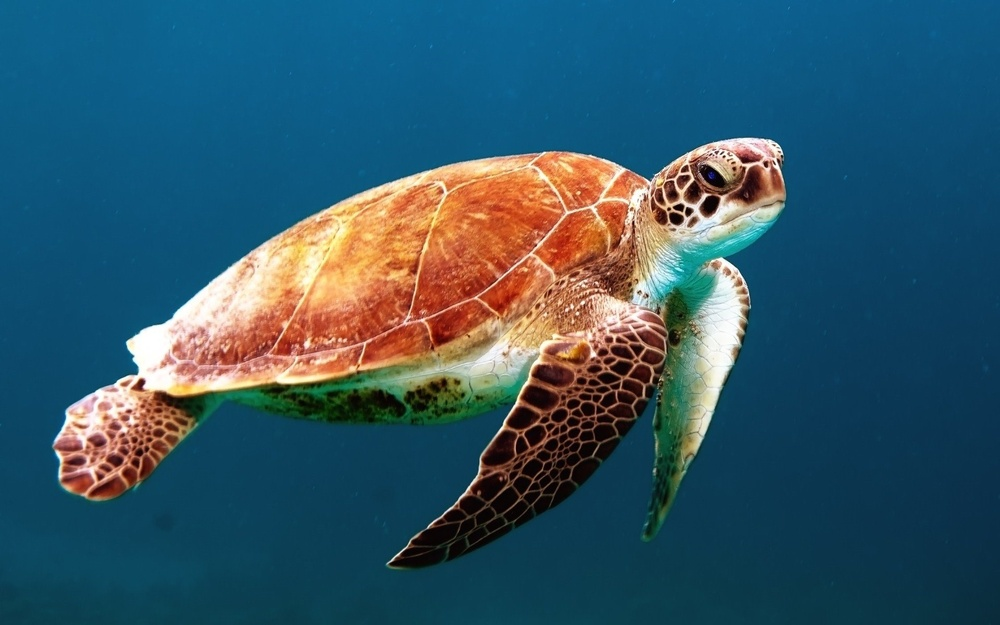
%> input picture TestImages/good_8.jpg, 1000 x 625 px, shrunk from 1920 x 1200 before the run
$ octave demo_mask.m   (GNU Octave 9; MATLAB toolbox functions it lacks are replaced by stand-ins)
%> lines starting %> are read from the running program, lines starting %| are printed output that depends on the picture
clear all


img = imread('TestImages/good_8.jpg');
%> img is the input picture: size 625x1000x3 uint8; mean R, G, B 50.5, 86.7, 102.6

% Convert RGB image to chosen color space
I = rgb2lab(img);
%> I: size 625x1000x3 double; mean of channels 1, 2, 3 35.9, -1.3, -11.4

Img_L = I(:,:,1);
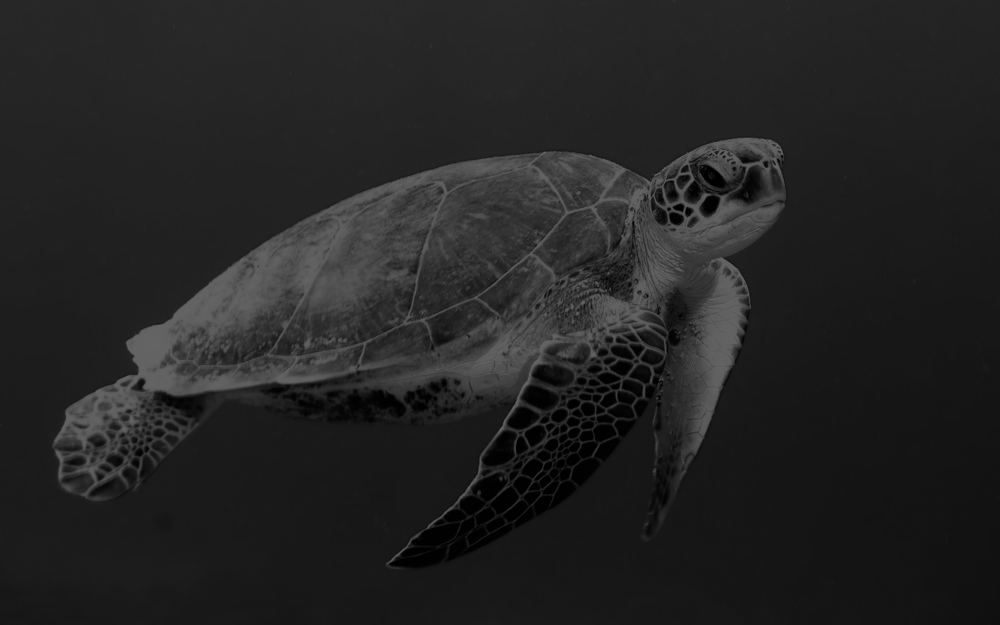
%> Img_L: size 625x1000 double; min 0.0583, max 100, mean 35.9
Img_a = I(:,:,2);
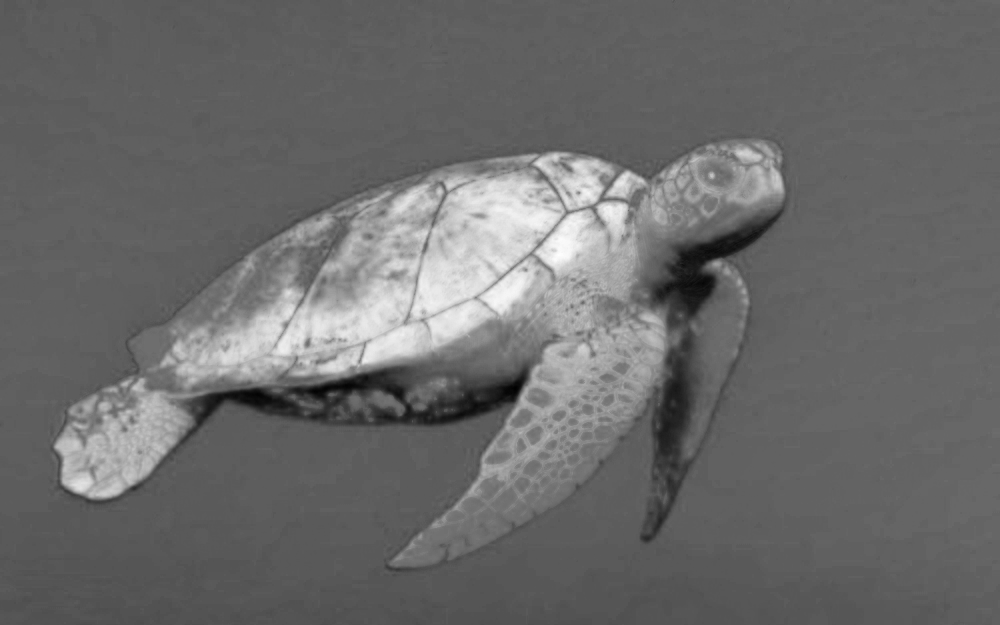
%> Img_a: size 625x1000 double; min -42.73, max 56.26, mean -1.3; drawn with min black and max white
Img_b = I(:,:,3);
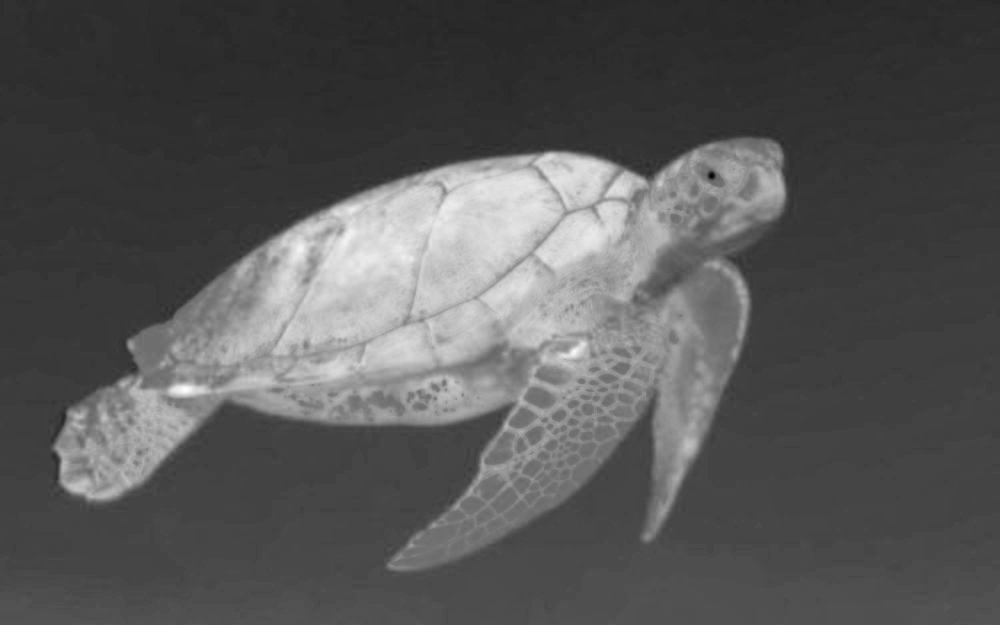
%> Img_b: size 625x1000 double; min -51.99, max 67.56, mean -11.4; drawn with min black and max white

% a_max = max(Img_a, [], 'all');
% b_max = max(Img_b, [], 'all');

a_mean = mean2(Img_a);
%> a_mean = -1.26
b_mean = mean2(Img_b);
%> b_mean = -11.39

%> (the run ends here)

$ run again, with TestImages/coral-314834.jpg copied over TestImages/good_8.jpg
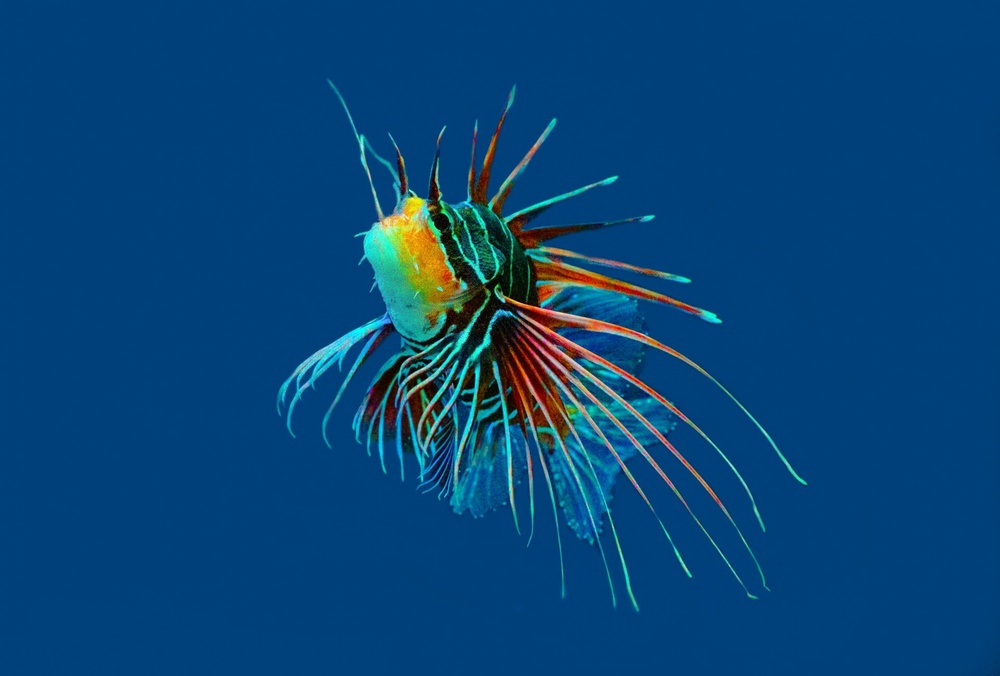
%> input picture TestImages/coral-314834.jpg, 1000 x 676 px, shrunk from 1920 x 1297 before the run
%> img is the input picture: size 676x1000x3 uint8; mean R, G, B 7.2, 68.9, 119.6
%> I: size 676x1000x3 double; mean of channels 1, 2, 3 28.8, 4.7, -33.5
%> `Img_a = I(:,:,2);`:
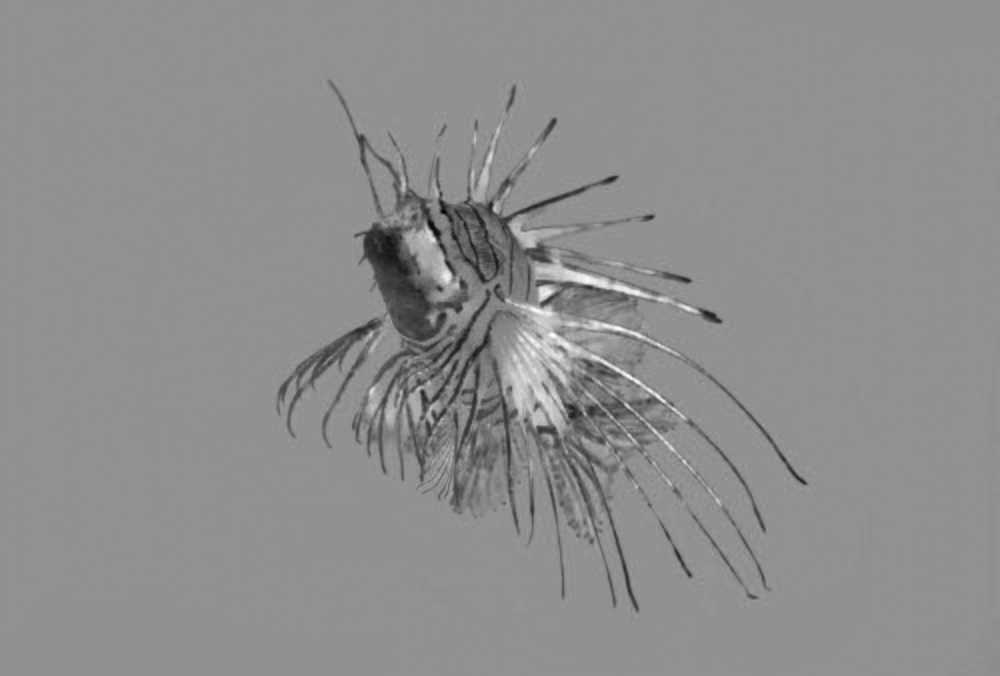
%> Img_a: size 676x1000 double; min -72.47, max 66.14, mean 4.7; drawn with min black and max white
%> `Img_b = I(:,:,3);`:
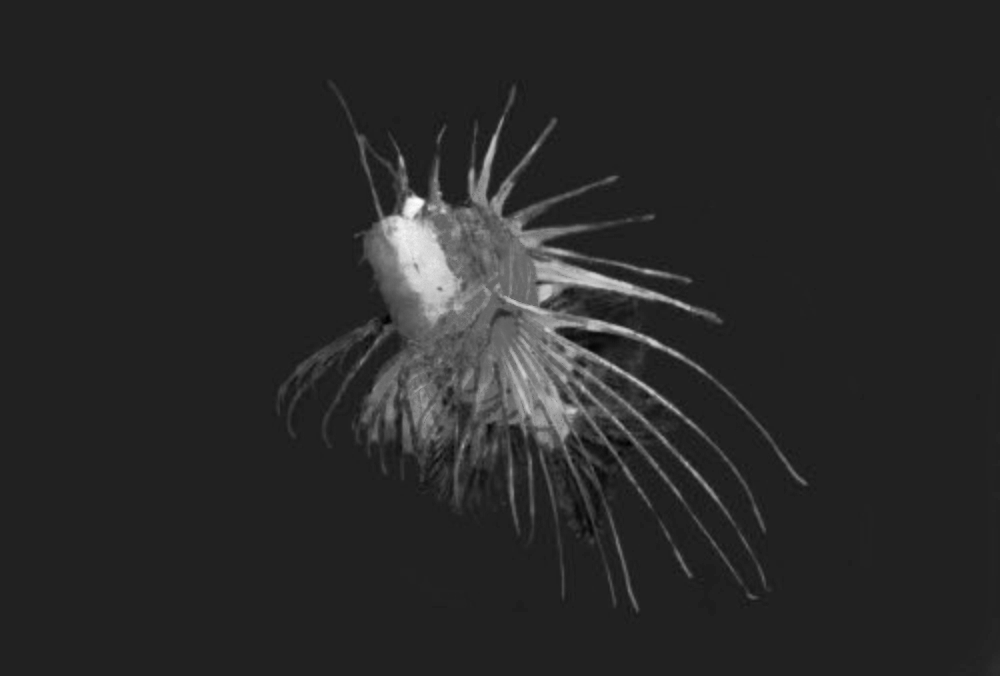
%> Img_b: size 676x1000 double; min -56.94, max 89.82, mean -33.5; drawn with min black and max white
%> a_mean = 4.75
%> b_mean = -33.5

$ run again, with TestImages/marat-gilyadzinov-wpTWYBll4_w-unsplash.jpg copied over TestImages/good_8.jpg
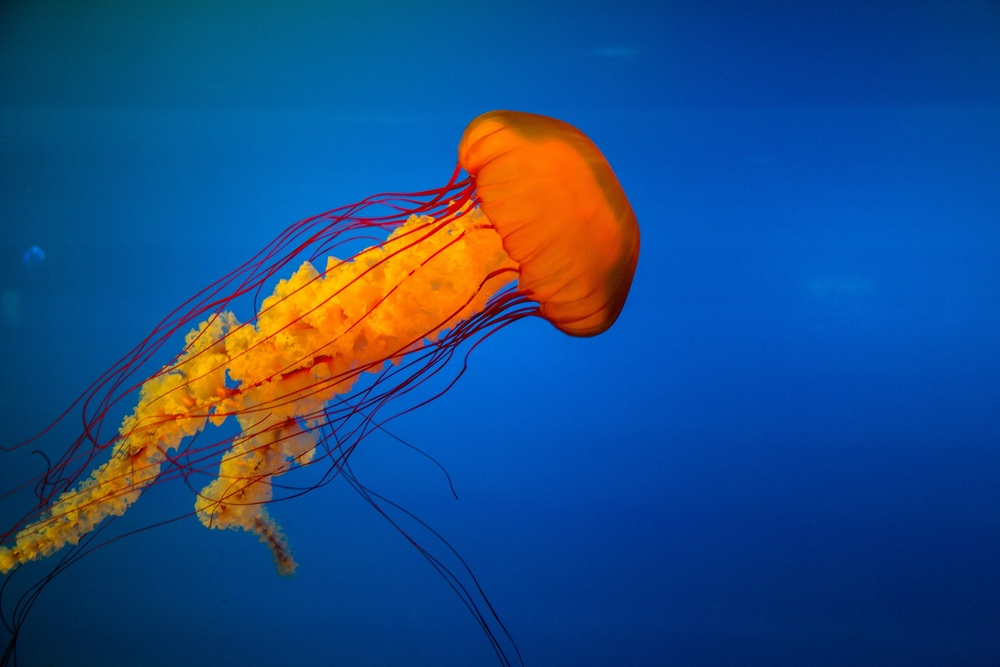
%> input picture TestImages/marat-gilyadzinov-wpTWYBll4_w-unsplash.jpg, 1000 x 667 px, shrunk from 3500 x 2333 before the run
%> img is the input picture: size 667x1000x3 uint8; mean R, G, B 29.2, 75.8, 131.4
%> I: size 667x1000x3 double; mean of channels 1, 2, 3 34.4, 15.6, -33.3
%> `Img_a = I(:,:,2);`:
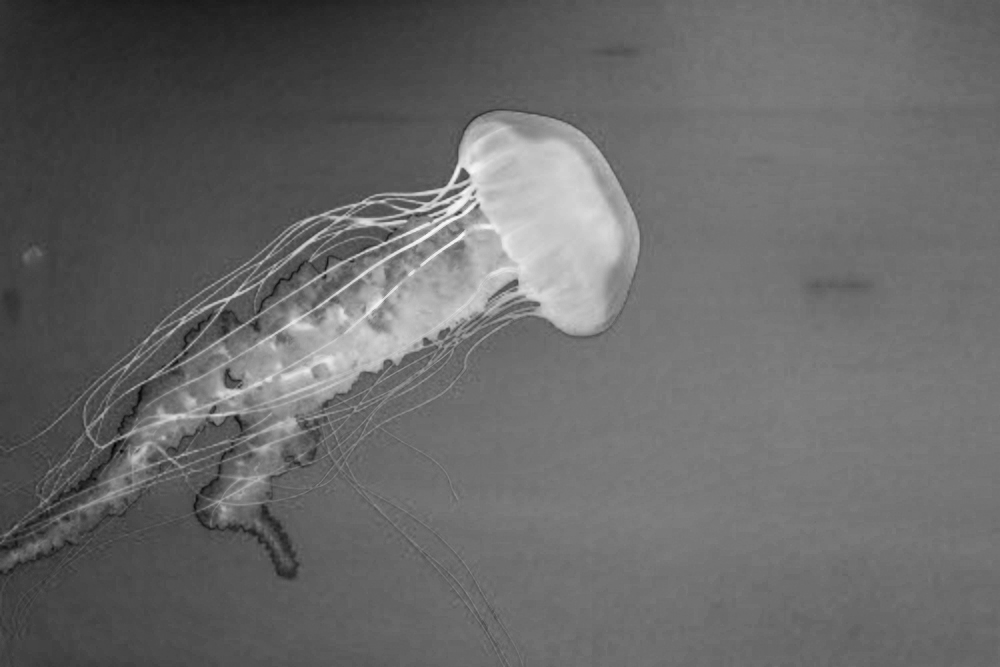
%> Img_a: size 667x1000 double; min -24.68, max 73.34, mean 15.6; drawn with min black and max white
%> `Img_b = I(:,:,3);`:
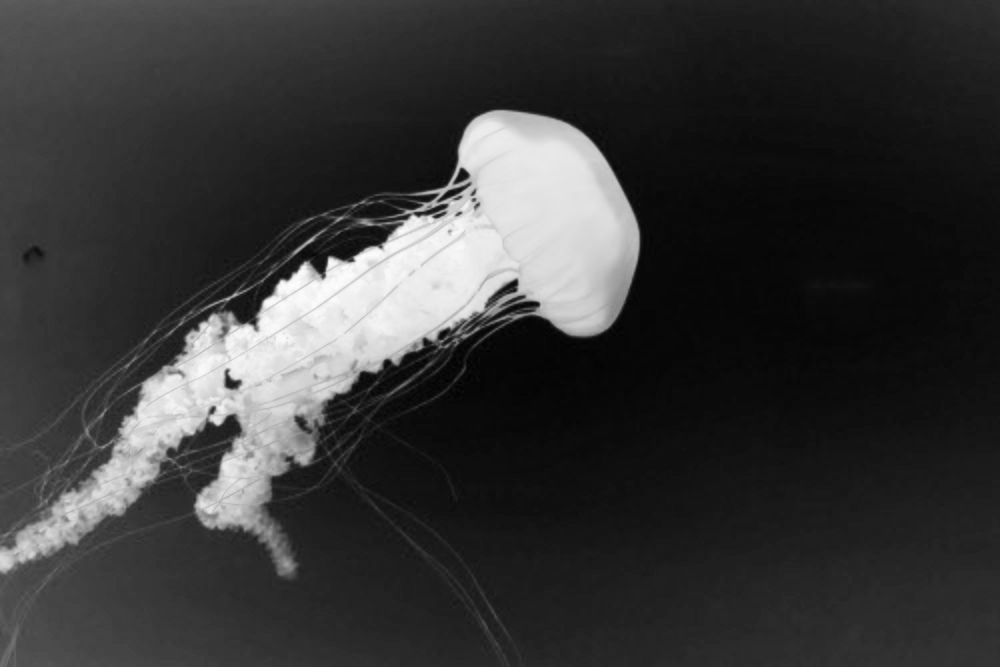
%> Img_b: size 667x1000 double; min -66.37, max 85.21, mean -33.3; drawn with min black and max white
%> a_mean = 15.59
%> b_mean = -33.31
